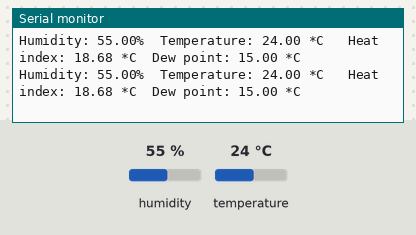
Simulated run of this sketch. Board: Arduino Uno, built with avr-gcc and run on an emulated ATmega328P. On the bench: the last lines printed to the serial monitor. The inputs (shaded band) are chosen by the test bench; at power-on: humidity 55 %, temperature 24 °C.

Above: at 2.8 s.
2.9 s: humidity set to 22 %
At 5.6 s:
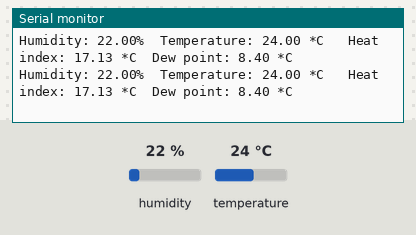
5.7 s: temperature set to 12 °C
At 7.6 s:
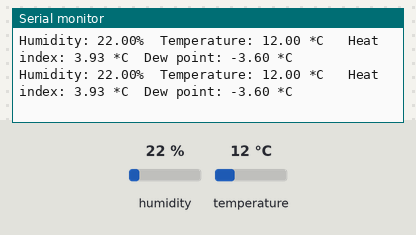
8.5 s: humidity set to 40 %
At 10.0 s:
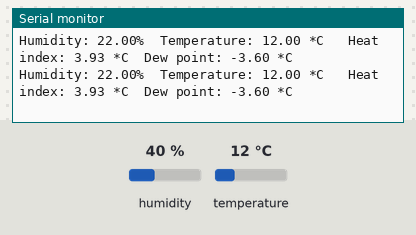
Timing chart, 0 to 11.5 s (numbered marks = the images above; inputs shaded):
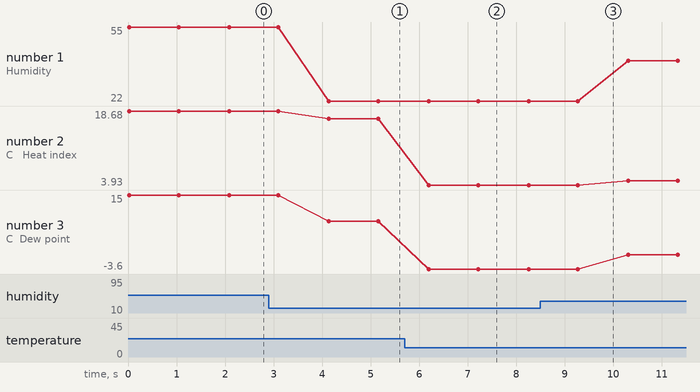

The sketch:

DHT11_Humidity_sensors.ino
```cpp
#include "DHT.h"
#define DHTPIN A2
#define DHTTYPE DHT11
DHT dht(DHTPIN, DHTTYPE);
void setup() {
  Serial.begin(9600);
  Serial.println("DHTxx test!");
  dht.begin();
}
void loop() {
  float h = dht.readHumidity();
  float t = dht.readTemperature();
  float f = dht.readTemperature(true);
  if (isnan(h) || isnan(t) || isnan(f)) {
    Serial.println("Failed to read from DHT sensor!");
    return;
  }
  float hi = dht.computeHeatIndex(t, h);
  float dp = (t - (100 - h) / 5);   //  dewpoint calculation using Celsius value

  Serial.print("Humidity: ");
  Serial.print(h);
  Serial.print("%");
  Serial.print("\t");
  Serial.print("Temperature: ");
  Serial.print(t);
  Serial.print(" *C ");
  Serial.print("\t");
  Serial.print("Heat index: ");
  Serial.print(hi);
  Serial.print(" *C");
  Serial.print("\t");
  Serial.print("Dew point: ");
  Serial.print(dp);
  Serial.println(" *C");
  delay(1000);
}
```

Measured:
- after the input at 2.9 s, the serial monitor: prints a new line after 1.2 s (image 1)
- after the input at 5.7 s, the serial monitor: prints a new line after 0.50 s (image 2)
- plotted number 1: 55 → 22 after the input at 2.9 s, 22 → 40 after the input at 8.5 s
- plotted number 2: 18.68 → 17.13 after the input at 2.9 s, 17.13 → 3.93 after the input at 5.7 s, 3.93 → 4.78 after the input at 8.5 s
- plotted number 3: 15 → 8.4 after the input at 2.9 s, 8.4 → -3.6 after the input at 5.7 s, -3.6 → 0 after the input at 8.5 s
